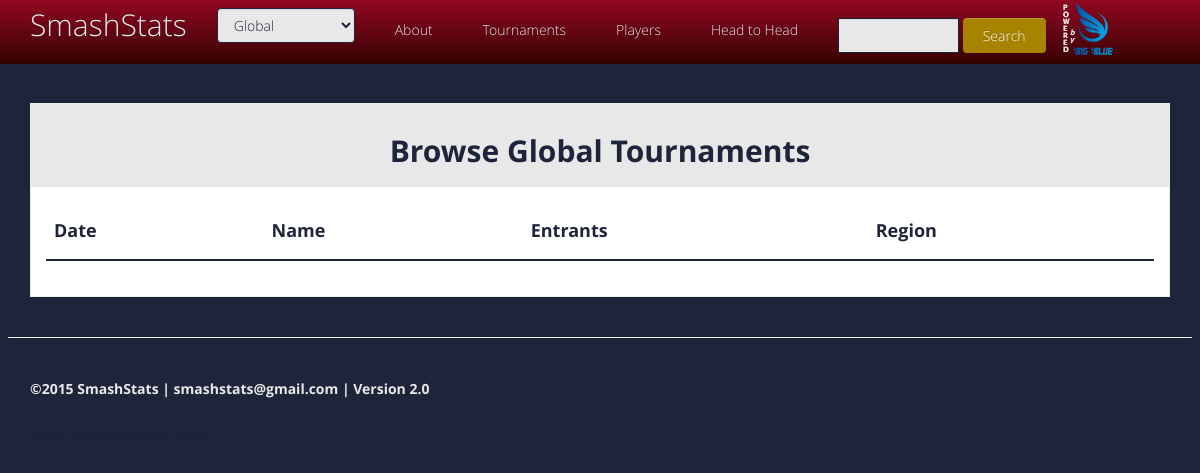
The page /browse_tournaments/Global/1 on the database as committed earlier.
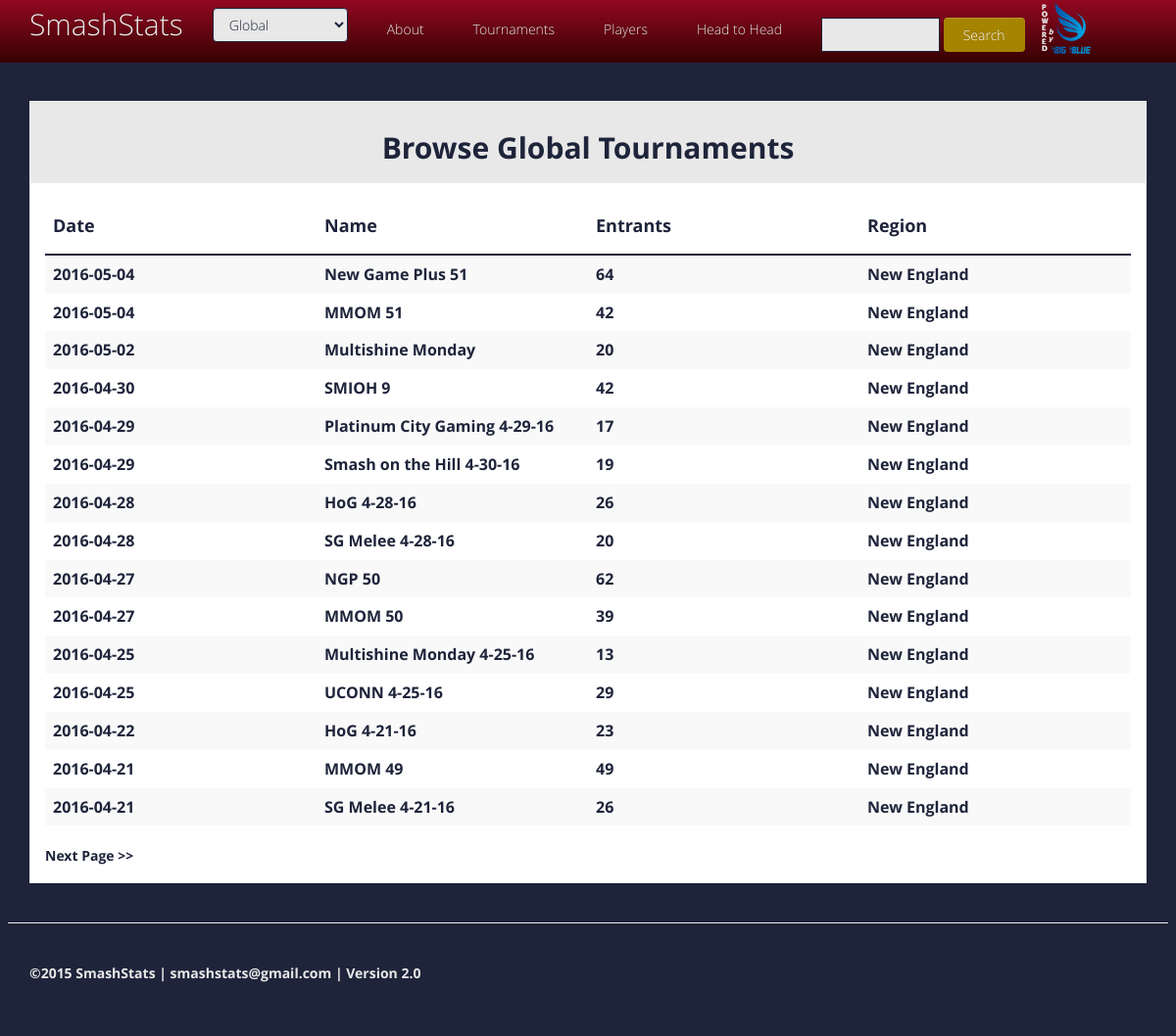
The same page on the database as committed later.
### app/models.py (models this page shows, shortened)
class TournamentHeader(db.Model):
  __tablename__ = 'tournament_header'
  id = db.Column(db.Integer, primary_key=True)
  official_title = db.Column(db.String(256), index=True)
  host = db.Column(db.String(128), index=True)
  url = db.Column(db.String(256), index=True)
  public_url = db.Column(db.String(256), index=True)
  entrants = db.Column(db.Integer)
  game_type = db.Column(db.String(128), index=True)
  date = db.Column(db.Date)
  name = db.Column(db.String(256), index=True)
  region_id = db.Column(db.Integer, db.ForeignKey('region.id'))
  sub_tournaments = db.relationship("Tournament", backref="header")

class Region(db.Model):
  __tablename__ = "region"
  id = db.Column(db.Integer, primary_key=True)
  region = db.Column(db.String(64), index=True, unique=True)
  users = db.relationship("User", order_by="User.id", backref="region")
  tournament_headers = db.relationship("TournamentHeader", order_by="Tournament.date", backref="region")
  tournaments = db.relationship("Tournament", order_by="Tournament.date", backref="region")
  def __str__(self):
    return self.region

### app/views.py (the view)
@app.route('/browse_tournaments')
@app.route('/browse_tournaments/<region>')
@app.route('/browse_tournaments/<region>/<int:page>')
def browse_tournaments(region, page=1):
  g.region = region
  if g.region=="Global":
    tournament_headers = TournamentHeader.query.order_by(TournamentHeader.date.desc()).paginate(page, TOURNAMENTS_PER_PAGE, False)
  elif g.region=="National":
    tournament_headers = TournamentHeader.query.filter(TournamentHeader.region==None).order_by(TournamentHeader.date.desc()).paginate(page, TOURNAMENTS_PER_PAGE, False)
  else:
    tournament_headers = TournamentHeader.query.join(Region, TournamentHeader.region).filter(Region.region==g.region).order_by(TournamentHeader.date.desc()).paginate(page, TOURNAMENTS_PER_PAGE, False)
  return render_template("browse_tournament_headers.html",
                         tournament_headers=tournament_headers,
                         current_region=g.region)

### app/forms.py
class SearchForm(Form):
  search = StringField('search', validators=[InputRequired()])

class RegionSelect(Form):
  region_name = SelectField('region_name', choices=regionlist, coerce=str)

### app/views.py (called while the page is built)
@app.before_request
def before_request():
  g.search_form = SearchForm()
  if 'region_name' in session:
    g.region = session['region_name']
  else:
    g.region = "Global"
  g.region_form = RegionSelect(region_name=g.region)

### app/templates/browse_tournament_headers.html (shortened to what this page needs)
{% extends "base.html" %}
{% block content %}
<div class="container">
	<div class="panel panel-default">
	<div class="panel-heading">
		<h2><b>Browse {{current_region}} Tournaments</b></h2>
	</div>
	<div class="panel-body">
		<table class="table bootstrap-datatable table-striped table-hover">
			<thead>
				{% include 'tournament_header_display_titles.html' %}
			</thead>
			<tbody>
				{% for tournament_header in tournament_headers.items %}
					{% include 'tournament_header_display.html' %}
				{% endfor %}
			</tbody>
		</table>
		<div><b>
		  {% if tournament_headers.has_next %}<a href="{{ url_for('browse_tournaments', region=g.region, page=tournament_headers.next_num) }}">Next Page &gt;&gt;</a>{% endif %}
		</b></div>
	</div>
	</div>
</div>
{% endblock %}

### app/templates/tournament_header_display.html
{% if tournament_header.name != "Non-Tourney" %}
<tr>
	<td class="col-sm-3 mobile-horizontal-overflow-td-col-3"><b>
	{% if tournament_header.date.year==2099 %}
		20XX
	{% else %}
		{{tournament_header.date}}
	{% endif %}
	</b></td>
	<td class="col-sm-3 mobile-horizontal-overflow-td-col-3">
		<a href="{{ url_for("tournamentHeader", tournament_name=tournament_header.name)}}"><b>{{tournament_header.name}}</a></b>
	</td>
	<td class="col-sm-3"><b>
		{% if tournament_header.entrants > 0 %}
			{{tournament_header.entrants}}
		{% else %}
			Unknown
		{% endif %}
	</b></td>
	<td class="col-sm-3 mobile-horizontal-overflow-td-col-3">
		{% if tournament_header.region %}
			<b><a href="{{ url_for("region", region=tournament_header.region) }}">{{tournament_header.region}}</a></b>
		{% else %}
			Global
		{% endif %}
	</td>
</tr>
{% endif %}

Rows that differ between the two databases and show on the page:
added TournamentHeader: date "2016-05-04", name "New Game Plus 51", entrants "64", region "New England"
added TournamentHeader: date "2016-05-04", name "MMOM 51", entrants "42", region "New England"
added TournamentHeader: date "2016-05-02", name "Multishine Monday", entrants "20", region "New England"
added TournamentHeader: date "2016-04-30", name "SMIOH 9", entrants "42", region "New England"
added TournamentHeader: date "2016-04-29", name "Platinum City Gaming 4-29-16", entrants "17", region "New England"
added TournamentHeader: date "2016-04-29", name "Smash on the Hill 4-30-16", entrants "19", region "New England"
added TournamentHeader: date "2016-04-28", name "HoG 4-28-16", entrants "26", region "New England"
added TournamentHeader: date "2016-04-28", name "SG Melee 4-28-16", entrants "20", region "New England"
added TournamentHeader: date "2016-04-27", name "NGP 50", entrants "62", region "New England"
added TournamentHeader: date "2016-04-27", name "MMOM 50", entrants "39", region "New England"
added TournamentHeader: date "2016-04-25", name "Multishine Monday 4-25-16", entrants "13", region "New England"
added TournamentHeader: date "2016-04-25", name "UCONN 4-25-16", entrants "29", region "New England"
added TournamentHeader: date "2016-04-22", name "HoG 4-21-16", entrants "23", region "New England"
added TournamentHeader: date "2016-04-21", name "MMOM 49", entrants "49", region "New England"
added TournamentHeader: date "2016-04-21", name "SG Melee 4-21-16", entrants "26", region "New England"
Other text that changed with them:
text now shown: "Next Page >>"
